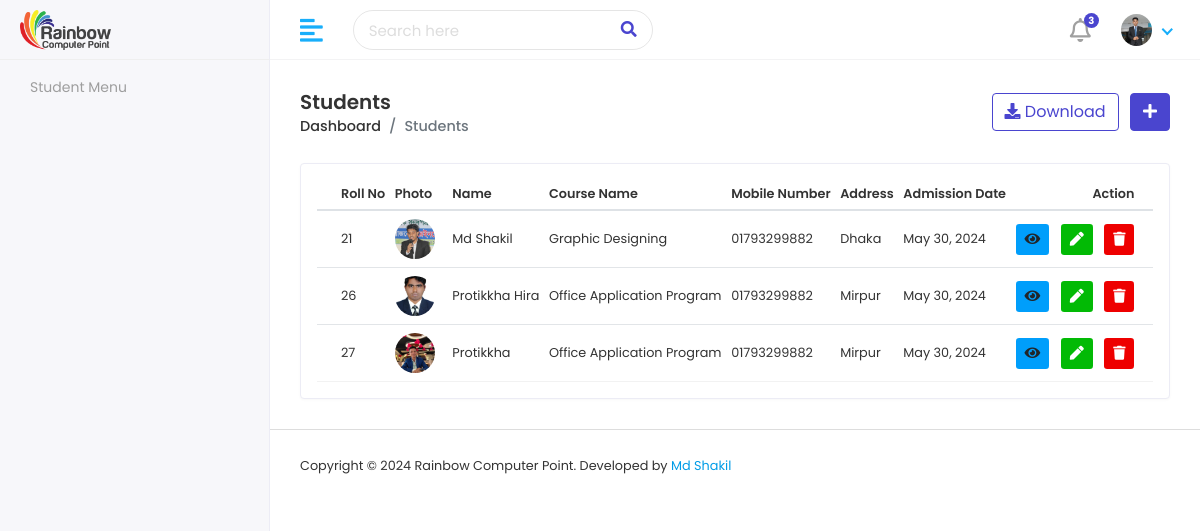
Before: /studentList/ with the older database file.
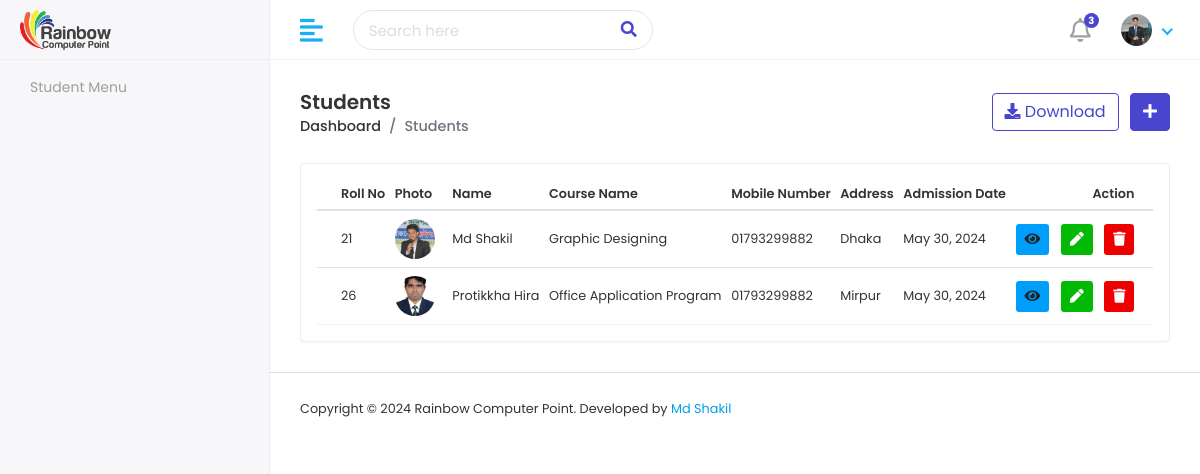
After: the same page with the newer database file.
### RainbowApp/models.py (models this page shows)
class StudentInfoModel(models.Model):
    user = models.OneToOneField(CustomUserModel, on_delete =models.CASCADE,related_name='studentuser')
    StudentName = models.CharField(max_length=100)
    FatherName = models.CharField(max_length=100)
    MotherName = models.CharField(max_length=100)
    GENDER = [
        ('Male','Male'),
        ('Female','Female'),
    ]
    Gender = models.CharField(choices=GENDER,max_length=100)
    DOB = models.DateField()
    Religion = models.CharField(max_length=100)
    Mobile = models.CharField(max_length=100)
    EmergencyMobile = models.CharField(max_length=100)
    StudentPhoto = models.ImageField(upload_to='studentphoto')
    PresentAddress = models.CharField(max_length=100)
    PermanentAddress = models.CharField(max_length=100)
    RollNo = models.CharField(max_length=100)
    CourseName = models.ForeignKey(CourseInfoModel,on_delete=models.DO_NOTHING)
    BatchNo = models.CharField(max_length=100)
    Batchschedule = models.CharField(max_length=100)
    SECTION = [
        ('A','A'),
        ('B','B'),
        ('C','C'),
    ]
    Section = models.CharField(max_length=100)
    CourseFee = models.CharField(max_length=100)
    Payment = models.CharField(max_length=100)
    Due = models.CharField(max_length=100)
    AdmissionDate = models.DateField(auto_now_add=True)
    LastModified = models.DateField(auto_now=True)

class CourseInfoModel(models.Model):
    CourseName = models.CharField(max_length=100)
    CourseDuration = models.CharField(max_length=100)
    WeeklyClass = models.CharField(max_length=100)
    ClassDurationHour = models.CharField(max_length=100)
    ClassDurationMinute = models.CharField(max_length=100)
    CourseFee = models.CharField(max_length=100)
    AboutCourse = models.TextField()
    CourseTopics = models.TextField()
    CourseImage = models.ImageField(upload_to='courseImg')
    def __str__(self):
        return self.CourseName

### RainbowProject/studentviews.py (the view)
# urls.py: path('studentList/',studentList, name='studentList'),
def studentList(request):
    studentinfo = StudentInfoModel.objects.all()
    context = {
        'studentinfo':studentinfo,
    }
    return render(request,'students/studentlist.html',context)

### template/students/studentlist.html (shortened to what this page needs)
{% extends 'adminmaster/adminmaster.html' %}
{% block admincontent %}
{% load static %}
<div class="content container-fluid">
    <div class="page-header">
       <div class="row align-items-center">
          <div class="col">
             <h3 class="page-title">Students</h3>
             <ul class="breadcrumb">
                <li class="breadcrumb-item"><a href="{% url 'adminDashboard' %}">Dashboard</a></li>
                <li class="breadcrumb-item active">Students</li>
             </ul>
          </div>
          <div class="col-auto text-right float-right ml-auto">
             <a href="#" class="btn btn-outline-primary mr-2"><i class="fas fa-download"></i> Download</a>
             <a href="{% url 'addStudentPage' %}" class="btn btn-primary"><i class="fas fa-plus"></i></a>
          </div>
       </div>
    </div>
    <div class="row">
       <div class="col-sm-12">
          <div class="card card-table">
             <div class="card-body">
                <div class="table-responsive">
                   <table class="table table-hover table-center mb-0 datatable">
                      <thead>
                         <tr>
                            <th>Roll No</th>
                            <th>Photo</th>
                            <th>Name</th>
                            <th>Course Name</th>
                            <th>Mobile Number</th>
                            <th>Address</th>
                            <th>Admission Date</th>
                            <th class="text-right">Action</th>
                         </tr>
                      </thead>
                      <tbody>
                        {% for i in studentinfo %}
                        <tr>
                           <td>{{i.RollNo}}</td>
                           <td>
                              <h2 class="table-avatar">
                                 <a class="avatar avatar-sm mr-2"><img class="avatar-img rounded-circle" src="{{i.StudentPhoto.url}}" alt="User Image"></a>
                              </h2>
                           </td>
                           <td>
                              {{i.StudentName}}</a>
                           </td>
                           <td>{{i.CourseName}}</td>
                           <td>{{i.Mobile}}</td>
                           <td>{{i.PresentAddress}}</td>
                           <td>{{i.AdmissionDate}}</td>
                           <td class="text-right">
                              <div class="actions">
                                 <a href="" class="btn btn-sm bg-info mr-2">
                                 <i class="fas fa-eye"></i>
                                 </a>
                                 <a href="{% url 'editStudent' i.id %}" class="btn btn-sm bg-success-light mr-2">
                                 <i class="fas fa-pen"></i>
                                 </a>
                                 <a href="{% url 'deleteStudent' i.user %}" class="btn btn-sm bg-danger-light">
                                 <i class="fas fa-trash"></i>
                                 </a>
                              </div>
                           </td>
                        </tr>
                        {% endfor %}
                      </tbody>
                   </table>
                </div>
             </div>
          </div>
       </div>
    </div>
 </div>
{% endblock admincontent %}

Changed rows visible on the page:
removed StudentInfoModel: RollNo "27", StudentPhoto (picture), StudentName "Protikkha", CourseName "Office Application Program", Mobile "01793299882", PresentAddress "Mirpur", AdmissionDate "May 30, 2024"
